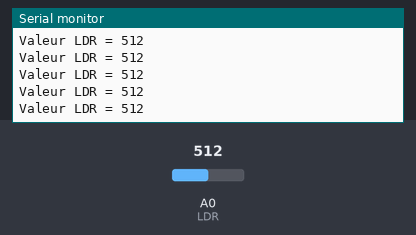
This sketch was run on a simulated Arduino Uno, built with avr-gcc and run on an emulated ATmega328P. Shown: the last lines printed to the serial monitor. The test bench sets the inputs (shaded band); at power-on: A0 (LDR) = 512.

Above: at 1.2 s.
1.3 s: A0 (LDR) set to 716
At 1.56 s:
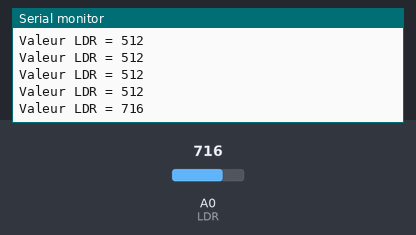
2.8 s: A0 (LDR) set to 900
At 2.96 s:
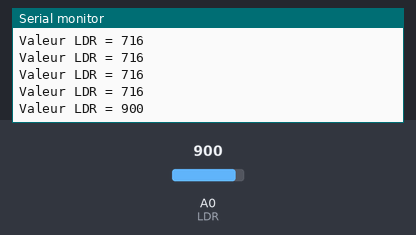
Timing chart, 0 to 5.8 s (numbered marks = the images above; inputs shaded):
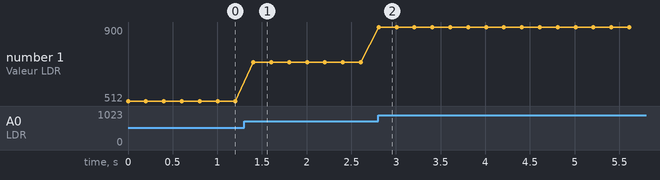

The sketch:

code2.ino
```cpp
//************************************************
//Lecture des données analogiques à partir de LDR
//Groupe MaPaY
//************************************************
const int LDR = A0;  // Broche d'entrée analogique sur laquelle le LDR est fixé
int valeur = 0;  // valeur lue du LDR

void setup() {

  pinMode(LDR, INPUT); // Définir la broche "LDR" comme étant une entrée
  Serial.begin(9600); // initialise les communications série à 9600 bps
}

void loop() {

  valeur = analogRead(LDR);// lire la valeur analogique:

  // imprime les résultats sur le moniteur série:
  Serial.print("Valeur LDR = ");
  Serial.print(valeur);
  Serial.print("   ");
  Serial.println("");
  delay(200); //attendre 200 millisecondes avant la prochaine boucle
}
```

Measured:
- after the input at 1.3 s, the serial monitor: prints a new line after 0.10 s (image 1)
- after the input at 2.8 s, the serial monitor: prints a new line at once (image 2)
- plotted number 1: 512 → 716 after the input at 1.3 s, 716 → 900 after the input at 2.8 s
